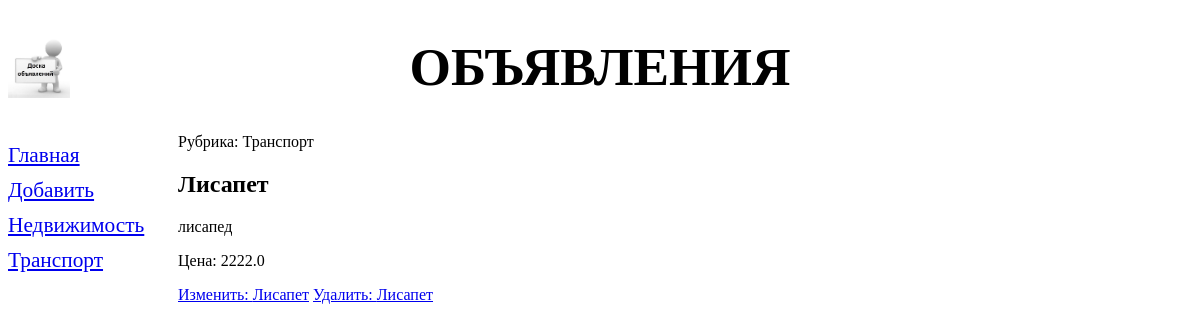
Screenshot of /bboard/detail/10/ with the database file from the repository.
### bboard/models.py (models this page shows, shortened)
class Rubric(models.Model):
    name = models.CharField(max_length=20, db_index=True, verbose_name='Название')
    class Meta:
        verbose_name_plural = 'Рубрики'
        verbose_name = 'Рубрика'
        ordering = ['name']

class Bb(models.Model):
    title = models.CharField(max_length=50, verbose_name='Товар')
    content = models.TextField(null=True, blank=True, verbose_name='Описание')
    price = models.FloatField(null=True, blank=True, verbose_name='Цена')
    published = models.DateTimeField(auto_now_add=True, db_index=True, verbose_name='Опубликовано')
    rubric = models.ForeignKey('Rubric', null=True, on_delete=models.PROTECT, verbose_name='Рубрика')
    class Meta:
        verbose_name_plural = 'Объявления'
        verbose_name = 'Объявление'
        ordering = ['-published']

### bboard/views.py (the view)
# urls.py: path('detail/<int:pk>/', BbDetailView.as_view(), name='detail'),
class BbDetailView(DetailView):
    model = Bb
    def get_context_data(self, **kwargs):
        context = super().get_context_data(**kwargs)
        context['rubrics'] = Rubric.objects.all()
        return context

### templates/bboard/bb_detail.html (shortened to what this page needs)
{% extends 'layout/basic.html' %}
{% block content %}
    <p>Рубрика: {{ bb.rubric.name }}</p>
    <h2>{{ bb.title }}</h2>
    <p>{{ bb.content }}</p>
    <p>Цена: {{ bb.price|default:'нет цены' }}</p>
    <a href="{% url 'edit' pk=bb.pk %}">Изменить: {{ bb.title }}</a>
    <a href="{% url 'delete' pk=bb.pk %}">Удалить: {{ bb.title }}</a>
{% endblock %}

### templates/layout/basic.html (shortened to what this page needs)
{% load static %}
<!DOCTYPE html>
<html lang="ru">
<head>
    <link rel="stylesheet" type="text/css" href="{% static 'bboard/style.css' %}">
</head>
<body>
<header>
    <h1>Объявления</h1>
</header>
<nav>
    <a href="{% url 'index' %}">Главная</a>
    <a href="{% url 'add' %}">Добавить</a>
    {% for rubric in rubrics %}
        <a href="{% url 'by_rubric' rubric.pk %}">{{ rubric.name }}</a>
    {% endfor %}
</nav>
<section>
    {% block content %}
    {% endblock %}
</section>
</body>
</html>

### static/bboard/style.css (style rules this page uses)
header h1 { font-size: 40pt; text-transform: uppercase; text-align: center; background: url("bg.jpg") left/auto 100% no-repeat; }
nav { font-size: 16pt; width: 150px; float: left; }
nav a { display: block; margin: 10px 0; }
section { margin-left: 170px; }

### rows the page displays
Rubric: name "Недвижимость"
Rubric: name "Транспорт"
Bb: rubric.name "Транспорт", title "Лисапет", content "лисапед", price "2222.0"
